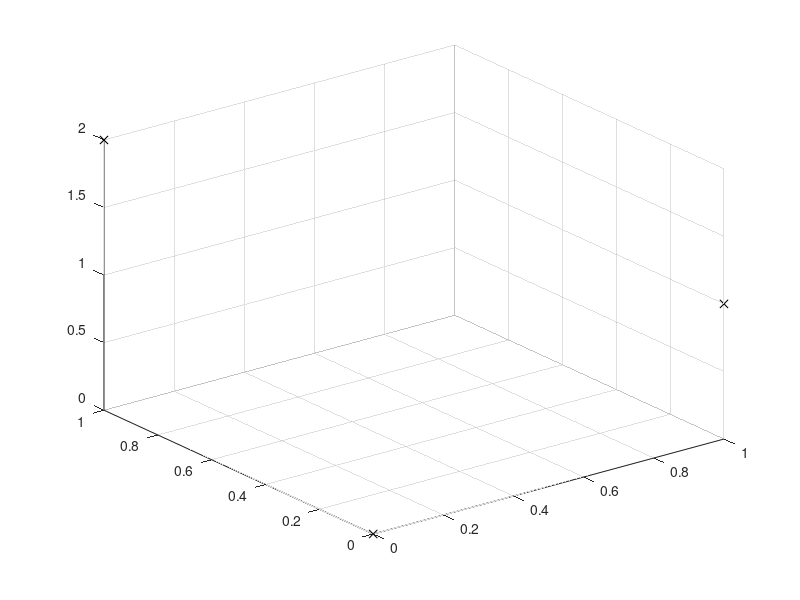

MATLAB code to generate this figure: (Note: this script raises an error after producing the figure.)
x = [0, 1, 0]';
y = [0, 0, 1]';
z = [0, 1, 2]';

plot3(x , y , z , 'kx')
grid on
hold on

%% triterp

qx = [];
qy = [];
qztriterp = [];
stepSize = 0.01;
for a = 0:stepSize:1
    b = 0;
    while b <= 1-a
        qx = [qx;a];
        qy = [qy;b];
        w = triterp(x,y,a,b);
        qztriterp = [qztriterp ; dot(w,z)];
        b = b+stepSize;
    end
end

plot3(qx,qy,qztriterp , 'r.')

%% scatteredInterpolant

F = scatteredInterpolant(x,y,z); % Default method is linear.
qz = F(qx,qy);
plot3(qx,qy,qz , 'bo')

logicalEqualWithError = qz<=qztriterp+eps & qz>=qztriterp-eps;
if sum(logicalEqualWithError) == length(qz)
    disp('Methods are equal to tolerance.')
else
    disp('Methods are NOT equal to tolerance.')
end


